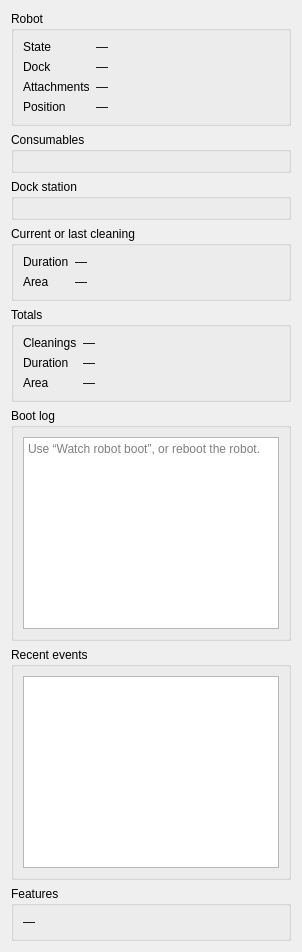
          <widget class="QWidget" name="scroll_maintenance_contents">
           <layout class="QVBoxLayout" name="maintenance_layout">
            <item>
             <widget class="QgsCollapsibleGroupBox" name="box_status">
              <property name="title">
               <string>Robot</string>
              </property>
              <layout class="QVBoxLayout" name="robot_card_layout">
               <item>
                <layout class="QFormLayout" name="status_form">
                 <property name="fieldGrowthPolicy">
                  <enum>QFormLayout::AllNonFixedFieldsGrow</enum>
                 </property>
                 <item row="0" column="0">
                  <widget class="QLabel" name="lbl_state_caption">
                   <property name="text">
                    <string>State</string>
                   </property>
                  </widget>
                 </item>
                 <item row="0" column="1">
                  <widget class="QLabel" name="lbl_state">
                   <property name="text">
                    <string notr="true">—</string>
                   </property>
                   <property name="wordWrap">
                    <bool>true</bool>
                   </property>
                   <property name="textInteractionFlags">
                    <set>Qt::TextSelectableByMouse</set>
                   </property>
                  </widget>
                 </item>
                 <item row="1" column="0">
                  <widget class="QLabel" name="lbl_dock_caption">
                   <property name="text">
                    <string>Dock</string>
                   </property>
                  </widget>
                 </item>
                 <item row="1" column="1">
                  <widget class="QLabel" name="lbl_dock">
                   <property name="text">
                    <string notr="true">—</string>
                   </property>
                   <property name="wordWrap">
                    <bool>true</bool>
                   </property>
                   <property name="textInteractionFlags">
                    <set>Qt::TextSelectableByMouse</set>
                   </property>
                  </widget>
                 </item>
                 <item row="2" column="0">
                  <widget class="QLabel" name="lbl_attachments_caption">
                   <property name="text">
                    <string>Attachments</string>
                   </property>
                  </widget>
                 </item>
                 <item row="2" column="1">
                  <widget class="QLabel" name="lbl_attachments">
                   <property name="text">
                    <string notr="true">—</string>
                   </property>
                   <property name="wordWrap">
                    <bool>true</bool>
                   </property>
                   <property name="textInteractionFlags">
                    <set>Qt::TextSelectableByMouse</set>
                   </property>
                  </widget>
                 </item>
                 <item row="3" column="0">
                  <widget class="QLabel" name="lbl_position_caption">
                   <property name="text">
                    <string>Position</string>
                   </property>
                  </widget>
                 </item>
                 <item row="3" column="1">
                  <widget class="QLabel" name="lbl_position">
                   <property name="text">
                    <string notr="true">—</string>
                   </property>
                   <property name="wordWrap">
                    <bool>true</bool>
                   </property>
                   <property name="textInteractionFlags">
                    <set>Qt::TextSelectableByMouse</set>
                   </property>
                  </widget>
                 </item>
                </layout>
               </item>
               <item>
                <layout class="QGridLayout" name="system_grid">
                 <property name="horizontalSpacing">
                  <number>4</number>
                 </property>
                 <property name="verticalSpacing">
                  <number>4</number>
                 </property>
                </layout>
               </item>
              </layout>
             </widget>
            </item>
            <item>
             <widget class="QgsCollapsibleGroupBox" name="box_consumables">
              <property name="title">
               <string>Consumables</string>
              </property>
              <layout class="QFormLayout" name="consumables_form">
               <property name="fieldGrowthPolicy">
                <enum>QFormLayout::AllNonFixedFieldsGrow</enum>
               </property>
              </layout>
             </widget>
            </item>
            <item>
             <widget class="QgsCollapsibleGroupBox" name="box_dock">
              <property name="title">
               <string>Dock station</string>
              </property>
              <layout class="QVBoxLayout" name="dock_box_layout">
               <item>
                <layout class="QFormLayout" name="dock_form">
                 <property name="fieldGrowthPolicy">
                  <enum>QFormLayout::AllNonFixedFieldsGrow</enum>
                 </property>
                </layout>
               </item>
               <item>
                <layout class="QGridLayout" name="dock_grid">
                 <property name="horizontalSpacing">
                  <number>4</number>
                 </property>
                 <property name="verticalSpacing">
                  <number>4</number>
                 </property>
                </layout>
               </item>
              </layout>
             </widget>
            </item>
            <item>
             <widget class="QgsCollapsibleGroupBox" name="box_current">
              <property name="title">
               <string>Current or last cleaning</string>
              </property>
              <layout class="QFormLayout" name="current_form">
               <property name="fieldGrowthPolicy">
                <enum>QFormLayout::AllNonFixedFieldsGrow</enum>
               </property>
               <item row="0" column="0">
                <widget class="QLabel" name="lbl_cur_time_caption">
                 <property name="text">
                  <string>Duration</string>
                 </property>
                </widget>
               </item>
               <item row="0" column="1">
                <widget class="QLabel" name="lbl_cur_time">
                 <property name="text">
                  <string notr="true">—</string>
                 </property>
                 <property name="wordWrap">
                  <bool>true</bool>
                 </property>
                 <property name="textInteractionFlags">
                  <set>Qt::TextSelectableByMouse</set>
                 </property>
                </widget>
               </item>
               <item row="1" column="0">
                <widget class="QLabel" name="lbl_cur_area_caption">
                 <property name="text">
                  <string>Area</string>
                 </property>
                </widget>
               </item>
               <item row="1" column="1">
                <widget class="QLabel" name="lbl_cur_area">
                 <property name="text">
                  <string notr="true">—</string>
                 </property>
                 <property name="wordWrap">
                  <bool>true</bool>
                 </property>
                 <property name="textInteractionFlags">
                  <set>Qt::TextSelectableByMouse</set>
                 </property>
                </widget>
               </item>
              </layout>
             </widget>
            </item>
            <item>
             <widget class="QgsCollapsibleGroupBox" name="box_total">
              <property name="title">
               <string>Totals</string>
              </property>
              <layout class="QFormLayout" name="total_form">
               <property name="fieldGrowthPolicy">
                <enum>QFormLayout::AllNonFixedFieldsGrow</enum>
               </property>
               <item row="0" column="0">
                <widget class="QLabel" name="lbl_tot_count_caption">
                 <property name="text">
                  <string>Cleanings</string>
                 </property>
                </widget>
               </item>
               <item row="0" column="1">
                <widget class="QLabel" name="lbl_tot_count">
                 <property name="text">
                  <string notr="true">—</string>
                 </property>
                 <property name="wordWrap">
                  <bool>true</bool>
                 </property>
                 <property name="textInteractionFlags">
                  <set>Qt::TextSelectableByMouse</set>
                 </property>
                </widget>
               </item>
               <item row="1" column="0">
                <widget class="QLabel" name="lbl_tot_time_caption">
                 <property name="text">
                  <string>Duration</string>
                 </property>
                </widget>
               </item>
               <item row="1" column="1">
                <widget class="QLabel" name="lbl_tot_time">
                 <property name="text">
                  <string notr="true">—</string>
                 </property>
                 <property name="wordWrap">
                  <bool>true</bool>
                 </property>
                 <property name="textInteractionFlags">
                  <set>Qt::TextSelectableByMouse</set>
                 </property>
                </widget>
               </item>
               <item row="2" column="0">
                <widget class="QLabel" name="lbl_tot_area_caption">
                 <property name="text">
                  <string>Area</string>
                 </property>
                </widget>
               </item>
               <item row="2" column="1">
                <widget class="QLabel" name="lbl_tot_area">
                 <property name="text">
                  <string notr="true">—</string>
                 </property>
                 <property name="wordWrap">
                  <bool>true</bool>
                 </property>
                 <property name="textInteractionFlags">
                  <set>Qt::TextSelectableByMouse</set>
                 </property>
                </widget>
               </item>
              </layout>
             </widget>
            </item>
            <item>
             <widget class="QgsCollapsibleGroupBox" name="box_boot">
              <property name="title">
               <string>Boot log</string>
              </property>
              <layout class="QFormLayout" name="boot_form">
               <property name="fieldGrowthPolicy">
                <enum>QFormLayout::AllNonFixedFieldsGrow</enum>
               </property>
               <item row="0" column="0" colspan="2">
                <widget class="QPlainTextEdit" name="txt_boot">
                 <property name="maximumSize">
                  <size>
                   <width>16777215</width>
                   <height>220</height>
                  </size>
                 </property>
                 <property name="readOnly">
                  <bool>true</bool>
                 </property>
                 <property name="placeholderText">
                  <string>Use “Watch robot boot”, or reboot the robot.</string>
                 </property>
                </widget>
               </item>
              </layout>
             </widget>
            </item>
            <item>
             <widget class="QgsCollapsibleGroupBox" name="box_events">
              <property name="title">
               <string>Recent events</string>
              </property>
              <layout class="QFormLayout" name="events_form">
               <property name="fieldGrowthPolicy">
                <enum>QFormLayout::AllNonFixedFieldsGrow</enum>
               </property>
               <item row="0" column="0" colspan="2">
                <widget class="QListWidget" name="list_events">
                 <property name="maximumSize">
                  <size>
                   <width>16777215</width>
                   <height>200</height>
                  </size>
                 </property>
                </widget>
               </item>
              </layout>
             </widget>
            </item>
            <item>
             <widget class="QgsCollapsibleGroupBox" name="box_features">
              <property name="title">
               <string>Features</string>
              </property>
              <layout class="QFormLayout" name="features_form">
               <property name="fieldGrowthPolicy">
                <enum>QFormLayout::AllNonFixedFieldsGrow</enum>
               </property>
               <item row="0" column="0" colspan="2">
                <widget class="QLabel" name="lbl_features">
                 <property name="text">
                  <string notr="true">—</string>
                 </property>
                 <property name="wordWrap">
                  <bool>true</bool>
                 </property>
                 <property name="textInteractionFlags">
                  <set>Qt::TextSelectableByMouse</set>
                 </property>
                </widget>
               </item>
              </layout>
             </widget>
            </item>
            <item>
             <spacer name="maintenance_spacer">
              <property name="orientation">
               <enum>Qt::Vertical</enum>
              </property>
              <property name="sizeHint">
               <size>
                <width>20</width>
                <height>0</height>
               </size>
              </property>
             </spacer>
            </item>
           </layout>
          </widget>
